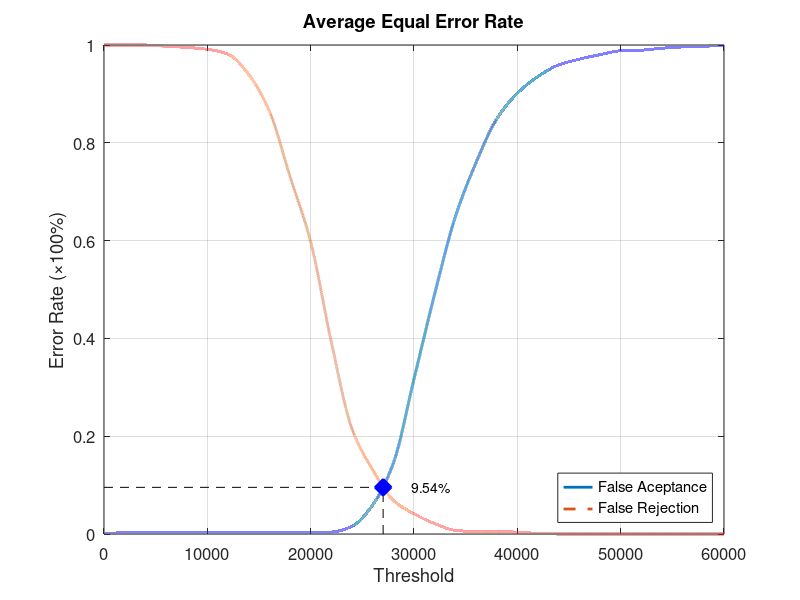
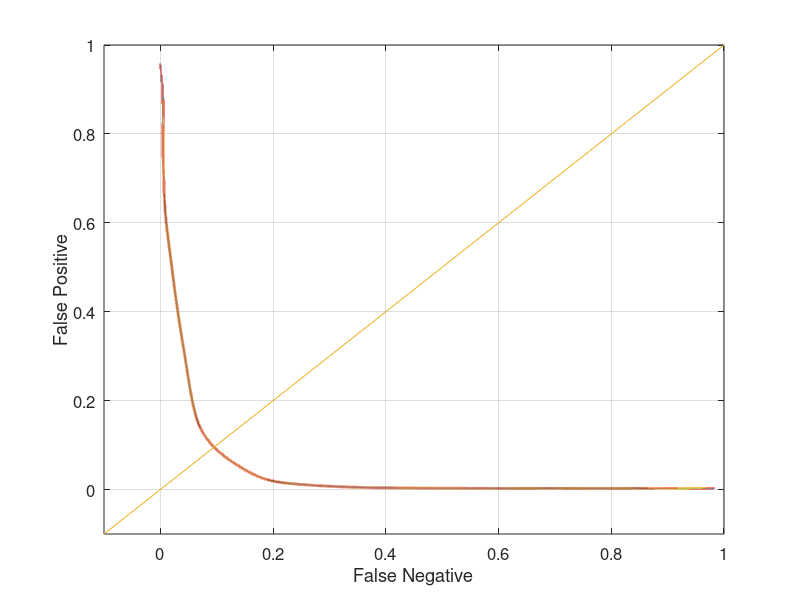

Here is the MATLAB script that generated these plots, in order:
function yEER = Experiment4Average
close all;
clear;
clc;
x = 0:2000:60000;
xq = 0:0.5:60000;

y0 = [0 0.00263158 0.00263158 0.00263158 0.00263158 0.00263158 0.00263158 0.00263158 0.00263158 0.00263158 0.00263158 0.00394737 0.0157895 0.0592105 0.144737 0.317105 0.490789 0.648684 0.759211 0.848684 0.901316 0.935526 0.959211 0.971053 0.980263 0.988158 0.989474 0.993421 0.996053 0.997368 1];
yy0 = interp1(x, y0, xq, 'pchip');
y1 = [1 1 1 0.9975 0.995 0.99125 0.98125 0.94 0.865 0.73125 0.5975 0.3925 0.215 0.13125 0.06875 0.04125 0.02125 0.0075 0.005 0.005 0.00375 0.00125 0 0 0 0 0 0 0 0 0];
yy1 = interp1(x, y1, xq, 'pchip');

% Calculating EER: 
y2 = abs(y0 - y1);
find(y2 == min(y2))
yy2 = abs(yy0 - yy1);
xEER = find(yy2 == min(yy2));
xEERIndex = xq(xEER) % X-axis EER
yEER = yy0(xEER) % Y-axis EER

main = figure
plot(xq, yy0,'-','LineWidth', 2);	hold on
plot(xq, yy1,'--','LineWidth', 2);	hold on
plot([xEERIndex xEERIndex], [0 yEER], 'k--');	hold on
plot([0 xEERIndex], [yEER yEER], 'k--');	hold on
plot(xEERIndex, yEER, 'bx', 'LineWidth', 10);	hold on
text(xEERIndex + 10 * xEERIndex / 100, yEER, [num2str(round((10000 * yEER)) / 100) '%'])
legend('False Aceptance', 'False Rejection', 'Location', 'SouthEast')
xlabel('Threshold')
ylabel('Error Rate (\times100%)')
title('Average Equal Error Rate')
set(gca, 'FontSize', 12)
axis([0 60000 0 1])
grid on

print(main, 'Experiment4AverageMain', '-dpng');
FNRxFPR = figure('Color', [1 1 1]);
plot(yy1, yy0, '-', yy1, yy0, 'LineWidth', 2);
hold on
y = -0.1:0.1:1
plot(y, y); 
set(gca, 'FontSize', 12)
xlabel('False Negative')
ylabel('False Positive')
axis([-0.1 1 -0.1 1])
set(gca, 'FontSize', 12)
grid on

print(FNRxFPR, 'Experiment4AverageFNRxFPR','-dpng');
end
